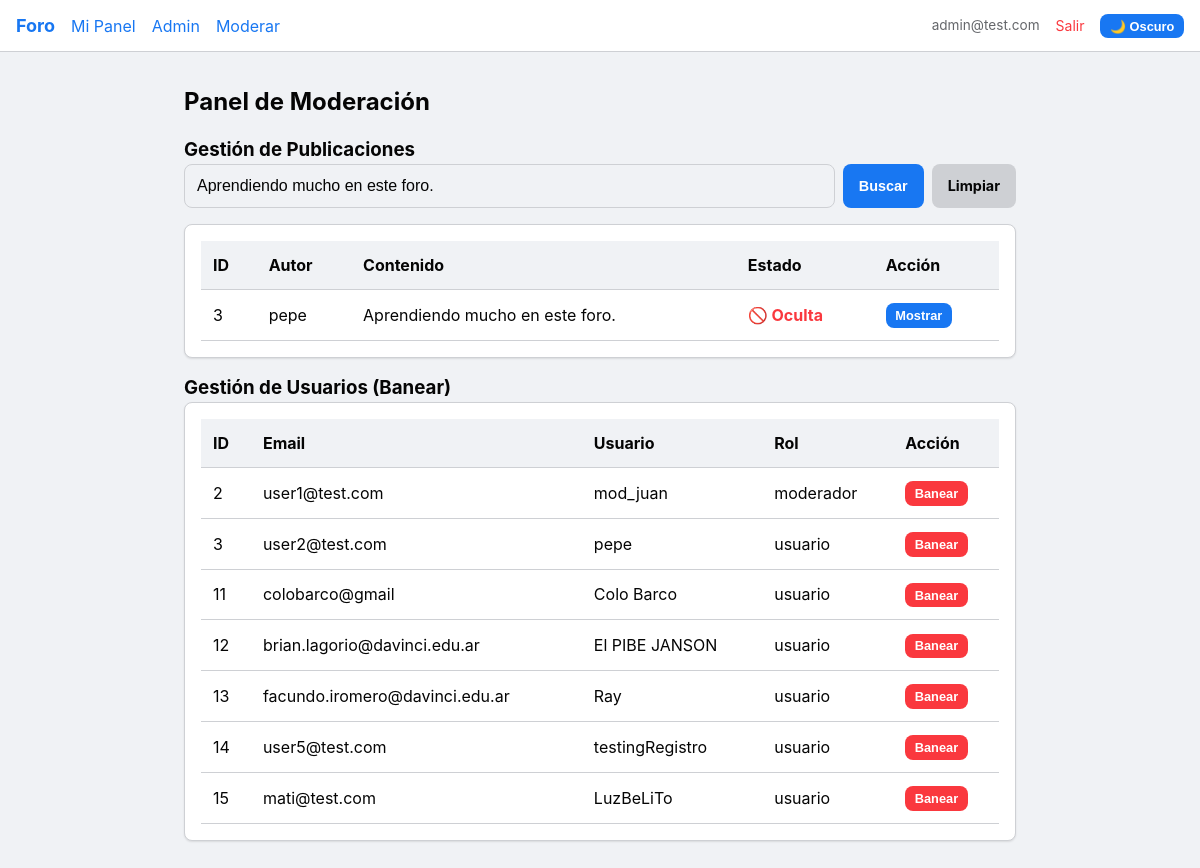
The page /admin/moderar.php?buscar=Aprendiendo mucho en este foro. (signed in) on the database its author committed.
### tables this page shows
CREATE TABLE
    `publicaciones` (
        `id_publicacion` int (11) NOT NULL,
        `autor_id` int (11) NOT NULL,
        `contenido` text NOT NULL,
        `fecha_creacion` timestamp NULL DEFAULT current_timestamp(),
        `me_gusta` int (11) DEFAULT 0,
        `estado_visibilidad` enum ('visible', 'oculta') NOT NULL DEFAULT 'visible'
    );

CREATE TABLE
    `perfiles` (
        `id_perfil` int (11) NOT NULL,
        `usuario_id` int (11) NOT NULL,
        `usuario` varchar(50) NOT NULL,
        `nombre` varchar(100) NOT NULL,
        `apellido` varchar(100) NOT NULL,
        `telefono` varchar(20) DEFAULT NULL,
        `biografia` text DEFAULT NULL
    );

CREATE TABLE
    `usuarios` (
        `id` int (11) NOT NULL,
        `email` varchar(100) NOT NULL,
        `password` varchar(255) NOT NULL,
        `rol` enum ('admin', 'moderador', 'usuario') NOT NULL DEFAULT 'usuario',
        `perfil_completo` tinyint (1) NOT NULL DEFAULT 0,
        `baneado` tinyint (1) NOT NULL DEFAULT 0
    );

### clases/Database.php (called while the page is built, shortened)
<?php
class Database
{
    private static $instancia = null;
    private $conexion;
    private function __construct()
    {
        $es_local = ($_SERVER['SERVER_NAME'] === 'localhost' || $_SERVER['SERVER_NAME'] === '127.0.1');
        if ($es_local) {
            $servidor = "localhost";
            $usuario_db = "root";
            $clave_db = "";
            $base_datos = "parcial2";
            $puerto = 3306;
        } else {
            $servidor = "sql306.infinityfree.com";
            $usuario_db = "if0_43221022";
            $clave_db = "lufqLpMyAVzbus";
            $base_datos = "if0_43221022_parcial2";
            $puerto = 3306;
        }
        $this->conexion = new mysqli($servidor, $usuario_db, $clave_db, $base_datos, $puerto);
    }
    public static function getInstance()
    {
        if (self::$instancia === null) {
            self::$instancia = new Database();
        }
        return self::$instancia;
    }
    public function getConexion()
    {
        return $this->conexion;
    }
}

### clases/Publicacion.php (called while the page is built, shortened)
<?php
class Publicacion
{
    private $db;
    public function __construct()
    {
        $this->db = Database::getInstance()->getConexion();
    }
    public function obtenerTodasModeracion($busqueda = '')
    {
        $sql = "SELECT p.id_publicacion, p.contenido, p.estado_visibilidad, perf.usuario
                FROM publicaciones p
                JOIN perfiles perf ON p.autor_id = perf.usuario_id";
        if (!empty($busqueda)) {
            $sql .= " WHERE p.contenido LIKE ? OR perf.usuario LIKE ?";
        }
        $sql .= " ORDER BY p.fecha_creacion DESC";
        if (!empty($busqueda)) {
            $stmt = $this->db->prepare($sql);
            $like = "%" . $busqueda . "%";
            $stmt->bind_param("ss", $like, $like);
            $stmt->execute();
            $res = $stmt->get_result()->fetch_all(MYSQLI_ASSOC);
            return $res;
        }
        return $this->db->query($sql)->fetch_all(MYSQLI_ASSOC);
    }
}

### clases/Usuario.php (called while the page is built, shortened)
<?php
class Usuario
{
    private $db;
    public function __construct()
    {
        $this->db = Database::getInstance()->getConexion();
    }
    public function obtenerTodos()
    {
        $sql = "SELECT u.id, u.email, u.rol, u.baneado, p.id_perfil, p.usuario, p.nombre, p.apellido
                FROM usuarios u
                LEFT JOIN perfiles p ON u.id = p.usuario_id";
        return $this->db->query($sql)->fetch_all(MYSQLI_ASSOC);
    }
}

### componentes/tabla_mod_usuarios.php (the view, shortened to what this page needs)
<?php
if (!isset($usuarios) || empty($usuarios)): ?>
    <p class="text-muted" style="text-align: center;">No hay usuarios para moderar.</p>
<?php else: ?>
    <div class="table-container card">
        <table class="table">
            <thead>
                <tr style="background-color: var(--bg-body);">
                    <th>ID</th>
                    <th>Email</th>
                    <th>Usuario</th>
                    <th>Rol</th>
                    <th>Acción</th>
                </tr>
            </thead>
            <tbody>
                <?php foreach ($usuarios as $user): ?>
                    <?php if ($user['rol'] !== 'admin' && !$user['baneado']): ?>
                        <tr>
                            <td><?php echo $user['id']; ?></td>
                            <td><?php echo htmlspecialchars($user['email']); ?></td>
                            <td><?php echo htmlspecialchars($user['usuario'] ?? 'Sin perfil'); ?></td>
                            <td><?php echo htmlspecialchars($user['rol']); ?></td>
                            <td>
                                <form method="POST" style="display:inline;" onsubmit="return confirm('¿Banear a este usuario?');">
                                    <button type="submit" name="banear_usuario_mod" class="btn btn-danger" style="padding: 0.3rem 0.6rem; font-size: 0.8rem;">Banear</button>
                                </form>
                            </td>
                        </tr>
                    <?php endif; ?>
                <?php endforeach; ?>
            </tbody>
        </table>
    </div>
<?php endif; ?>

### componentes/tabla_mod_publicaciones.php (shortened to what this page needs)
<?php
if (!isset($publicaciones) || empty($publicaciones)): ?>
    <p class="text-muted" style="text-align: center;">No hay publicaciones para moderar.</p>
<?php else: ?>
    <div class="table-container card">
        <table class="table">
            <thead>
                <tr style="background-color: var(--bg-body);">
                    <th>ID</th>
                    <th>Autor</th>
                    <th>Contenido</th>
                    <th>Estado</th>
                    <th>Acción</th>
                </tr>
            </thead>
            <tbody>
                <?php foreach ($publicaciones as $pub): ?>
                    <tr>
                        <td><?php echo $pub['id_publicacion']; ?></td>
                        <td><?php echo htmlspecialchars($pub['usuario'] ?? 'Sin perfil'); ?></td>
                        <td style="max-width: 300px; word-wrap: break-word;">
                            <?php echo nl2br(htmlspecialchars(substr($pub['contenido'] ?? '', 0, 100))); ?>
                        </td>
                        <td>
                            <?php if ($pub['estado_visibilidad'] === 'visible'): ?>
                                <span style="color: var(--success-color); font-weight: bold;">👁️ Visible</span>
                            <?php else: ?>
                                <span style="color: var(--danger-color); font-weight: bold;">🚫 Oculta</span>
                            <?php endif; ?>
                        </td>
                        <td>
                            <form method="POST" style="display:inline;">
                                <button type="submit" name="cambiar_estado" class="btn btn-primary" style="padding: 0.3rem 0.6rem; font-size: 0.8rem;">
                                    <?php echo $pub['estado_visibilidad'] === 'visible' ? 'Ocultar' : 'Mostrar'; ?>
                                </button>
                            </form>
                        </td>
                    </tr>
                <?php endforeach; ?>
            </tbody>
        </table>
    </div>
<?php endif; ?>

### css/global.css (style rules this page uses)
:root { --bg-body: #f0f2f5; --bg-card: #ffffff; --bg-nav: #ffffff; --text-main: #050505; --text-muted: #65676b; --border-color: #ced0d4; --primary-color: #1877f2; --primary-hover: #166fe5; --danger-color: #fa383e; --success-color: #00a400; --border-radius: 8px; --shadow-sm: 0 1px 2px rgba(0, 0, 0, 0.1); --shadow-md: 0 2px 4px rgba(0, 0, 0, 0.1); }
* { box-sizing: border-box; margin: 0; padding: 0; }
body { background-color: var(--bg-body); color: var(--text-main); font-family: -apple-system, BlinkMacSystemFont, "Segoe UI", Roboto, Helvetica, Arial, sans-serif; line-height: 1.5; transition: background-color 0.3s, color 0.3s; }
.card { background-color: var(--bg-card); border: 1px solid var(--border-color); border-radius: var(--border-radius); box-shadow: var(--shadow-sm); padding: 1rem; margin-bottom: 1rem; }
.btn { padding: 0.5rem 1rem; border: none; border-radius: var(--border-radius); cursor: pointer; font-weight: bold; font-size: 0.9rem; transition: background-color 0.2s; }
.btn-primary { background-color: var(--primary-color); color: white; }
.btn-danger { background-color: var(--danger-color); color: white; }
.table-container { overflow-x: auto; }
.table { width: 100%; border-collapse: collapse; text-align: left; }
.table th, .table td { padding: 0.75rem; border-bottom: 1px solid var(--border-color); }
.table th { background-color: var(--bg-body); font-weight: bold; }

### rows shown on the page
publicaciones: id_publicacion "3", perfiles.usuario "pepe", contenido "Aprendiendo mucho en este foro.", estado_visibilidad "🚫 Oculta"
perfiles: usuario "2", usuario.email "user1@test.com", usuario "mod_juan", usuario.rol "moderador"
perfiles: usuario "3", usuario.email "user2@test.com", usuario "pepe", usuario.rol "usuario"
perfiles: usuario "11", usuario.email "colobarco@gmail", usuario "Colo Barco", usuario.rol "usuario"
perfiles: usuario "12", usuario.email "brian.lagorio@davinci.edu.ar", usuario "El PIBE JANSON", usuario.rol "usuario"
perfiles: usuario "13", usuario.email "facundo.iromero@davinci.edu.ar", usuario "Ray", usuario.rol "usuario"
perfiles: usuario "14", usuario.email "user5@test.com", usuario "testingRegistro", usuario.rol "usuario"
perfiles: usuario "15", usuario.email "mati@test.com", usuario "LuzBeLiTo", usuario.rol "usuario"

### other values the page prints
$_SESSION['usuario_email'] "admin@test.com"
